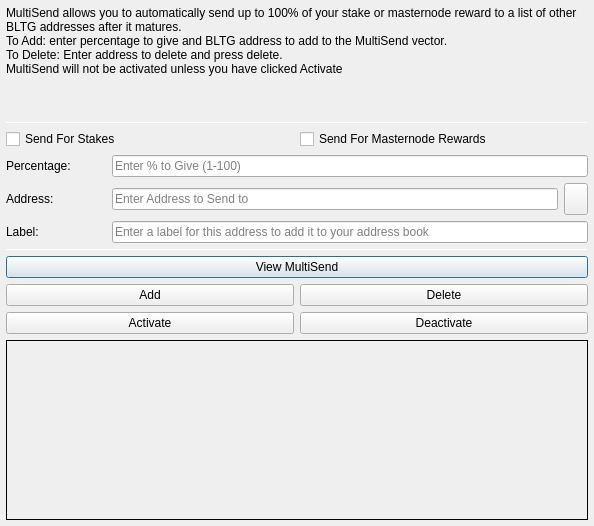
<?xml version="1.0" encoding="UTF-8"?>
<ui version="4.0">
 <class>MultiSendDialog</class>
 <widget class="QDialog" name="MultiSendDialog">
  <property name="windowModality">
   <enum>Qt::NonModal</enum>
  </property>
  <property name="geometry">
   <rect>
    <x>0</x>
    <y>0</y>
    <width>594</width>
    <height>526</height>
   </rect>
  </property>
  <property name="windowTitle">
   <string>MultiSend</string>
  </property>
  <layout class="QVBoxLayout" name="verticalLayout" stretch="0">
   <property name="leftMargin">
    <number>6</number>
   </property>
   <property name="topMargin">
    <number>6</number>
   </property>
   <property name="rightMargin">
    <number>6</number>
   </property>
   <property name="bottomMargin">
    <number>6</number>
   </property>
   <item>
    <layout class="QVBoxLayout" name="verticalLayout_Main" stretch="1,1,1,0,1,1,1">
     <item>
      <widget class="QLabel" name="label_2">
       <property name="lineWidth">
        <number>1</number>
       </property>
       <property name="text">
        <string>MultiSend allows you to automatically send up to 100% of your stake or masternode reward to a list of other BLTG addresses after it matures.
To Add: enter percentage to give and BLTG address to add to the MultiSend vector.
To Delete: Enter address to delete and press delete.
MultiSend will not be activated unless you have clicked Activate</string>
       </property>
       <property name="alignment">
        <set>Qt::AlignLeading|Qt::AlignLeft|Qt::AlignTop</set>
       </property>
       <property name="wordWrap">
        <bool>true</bool>
       </property>
      </widget>
     </item>
     <item>
      <widget class="Line" name="line">
       <property name="minimumSize">
        <size>
         <width>0</width>
         <height>1</height>
        </size>
       </property>
       <property name="maximumSize">
        <size>
         <width>16777215</width>
         <height>1</height>
        </size>
       </property>
       <property name="orientation">
        <enum>Qt::Horizontal</enum>
       </property>
      </widget>
     </item>
     <item>
      <layout class="QVBoxLayout" name="verticalLayout_Settings">
       <item>
        <layout class="QHBoxLayout" name="horizontalLayout">
         <item>
          <widget class="QCheckBox" name="multiSendStakeCheckBox">
           <property name="text">
            <string>Send For Stakes</string>
           </property>
          </widget>
         </item>
         <item>
          <widget class="QCheckBox" name="multiSendMasternodeCheckBox">
           <property name="text">
            <string>Send For Masternode Rewards</string>
           </property>
          </widget>
         </item>
        </layout>
       </item>
       <item>
        <layout class="QHBoxLayout" name="horizontalLayout_6">
         <item>
          <widget class="QLabel" name="label">
           <property name="minimumSize">
            <size>
             <width>100</width>
             <height>0</height>
            </size>
           </property>
           <property name="toolTip">
            <string>Percentage of stake to send</string>
           </property>
           <property name="text">
            <string>Percentage:</string>
           </property>
          </widget>
         </item>
         <item>
          <widget class="QLineEdit" name="multiSendPercentEdit">
           <property name="toolTip">
            <string>Enter whole numbers 1 - 100</string>
           </property>
           <property name="placeholderText">
            <string>Enter % to Give (1-100)</string>
           </property>
          </widget>
         </item>
        </layout>
       </item>
       <item>
        <layout class="QHBoxLayout" name="horizontalLayout_7">
         <item>
          <widget class="QLabel" name="label_5">
           <property name="minimumSize">
            <size>
             <width>100</width>
             <height>0</height>
            </size>
           </property>
           <property name="toolTip">
            <string>Address to send portion of stake to</string>
           </property>
           <property name="text">
            <string>Address:</string>
           </property>
          </widget>
         </item>
         <item>
          <widget class="QLineEdit" name="multiSendAddressEdit">
           <property name="toolTip">
            <string/>
           </property>
           <property name="placeholderText">
            <string>Enter Address to Send to</string>
           </property>
          </widget>
         </item>
         <item>
          <widget class="QToolButton" name="addressBookButton">
           <property name="maximumSize">
            <size>
             <width>16777215</width>
             <height>32</height>
            </size>
           </property>
           <property name="toolTip">
            <string>Choose an address from the address book</string>
           </property>
           <property name="text">
            <string/>
           </property>
           <property name="icon">
            <iconset resource="../bltg.qrc">
             <normaloff>:/icons/address-book</normaloff>:/icons/address-book</iconset>
           </property>
           <property name="shortcut">
            <string>Alt+A</string>
           </property>
          </widget>
         </item>
        </layout>
       </item>
      </layout>
     </item>
     <item>
      <layout class="QHBoxLayout" name="horizontalLayout_3">
       <item>
        <widget class="QLabel" name="label_3">
         <property name="minimumSize">
          <size>
           <width>100</width>
           <height>0</height>
          </size>
         </property>
         <property name="text">
          <string>Label:</string>
         </property>
        </widget>
       </item>
       <item>
        <widget class="QLineEdit" name="labelAddressLabelEdit">
         <property name="placeholderText">
          <string>Enter a label for this address to add it to your address book</string>
         </property>
        </widget>
       </item>
      </layout>
     </item>
     <item>
      <widget class="Line" name="line_2">
       <property name="minimumSize">
        <size>
         <width>0</width>
         <height>1</height>
        </size>
       </property>
       <property name="maximumSize">
        <size>
         <width>16777215</width>
         <height>1</height>
        </size>
       </property>
       <property name="orientation">
        <enum>Qt::Horizontal</enum>
       </property>
      </widget>
     </item>
     <item>
      <layout class="QVBoxLayout" name="verticalLayout_Buttons">
       <item>
        <layout class="QHBoxLayout" name="horizontalLayout_4">
         <item>
          <widget class="QPushButton" name="viewButton">
           <property name="toolTip">
            <string/>
           </property>
           <property name="statusTip">
            <string>View MultiSend Vector</string>
           </property>
           <property name="text">
            <string>View MultiSend</string>
           </property>
          </widget>
         </item>
        </layout>
       </item>
       <item>
        <layout class="QHBoxLayout" name="horizontalLayout_2">
         <item>
          <widget class="QPushButton" name="addButton">
           <property name="toolTip">
            <string/>
           </property>
           <property name="statusTip">
            <string>Add to MultiSend Vector</string>
           </property>
           <property name="text">
            <string>Add</string>
           </property>
          </widget>
         </item>
         <item>
          <widget class="QPushButton" name="deleteButton">
           <property name="toolTip">
            <string/>
           </property>
           <property name="statusTip">
            <string>Delete Address From MultiSend Vector</string>
           </property>
           <property name="text">
            <string>Delete</string>
           </property>
          </widget>
         </item>
        </layout>
       </item>
       <item>
        <layout class="QHBoxLayout" name="horizontalLayout_5">
         <item>
          <widget class="QPushButton" name="activateButton">
           <property name="statusTip">
            <string>Activate MultiSend</string>
           </property>
           <property name="text">
            <string>Activate</string>
           </property>
          </widget>
         </item>
         <item>
          <widget class="QPushButton" name="disableButton">
           <property name="statusTip">
            <string>Deactivate MultiSend</string>
           </property>
           <property name="text">
            <string>Deactivate</string>
           </property>
          </widget>
         </item>
        </layout>
       </item>
      </layout>
     </item>
     <item>
      <widget class="QLabel" name="message">
       <property name="minimumSize">
        <size>
         <width>0</width>
         <height>180</height>
        </size>
       </property>
       <property name="frameShape">
        <enum>QFrame::Panel</enum>
       </property>
       <property name="frameShadow">
        <enum>QFrame::Plain</enum>
       </property>
       <property name="lineWidth">
        <number>1</number>
       </property>
       <property name="midLineWidth">
        <number>1</number>
       </property>
       <property name="text">
        <string/>
       </property>
       <property name="alignment">
        <set>Qt::AlignLeading|Qt::AlignLeft|Qt::AlignTop</set>
       </property>
       <property name="wordWrap">
        <bool>true</bool>
       </property>
      </widget>
     </item>
    </layout>
   </item>
  </layout>
 </widget>
 <resources>
  <include location="../bltg.qrc"/>
 </resources>
 <connections/>
</ui>
